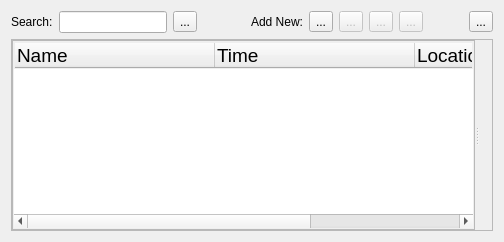
      <widget class="QWidget" name="AnimalsTab">
       <property name="sizePolicy">
        <sizepolicy hsizetype="Expanding" vsizetype="Expanding">
         <horstretch>0</horstretch>
         <verstretch>0</verstretch>
        </sizepolicy>
       </property>
       <attribute name="title">
        <string>Animal Data</string>
       </attribute>
       <layout class="QVBoxLayout" name="verticalLayout_3">
        <item>
         <layout class="QHBoxLayout" name="horizontalLayout_13">
          <item>
           <widget class="QLabel" name="label_8">
            <property name="text">
             <string>Search:</string>
            </property>
           </widget>
          </item>
          <item>
           <widget class="QLineEdit" name="lineEdit"/>
          </item>
          <item>
           <widget class="QToolButton" name="searchToolButton">
            <property name="text">
             <string>...</string>
            </property>
            <property name="icon">
             <iconset resource="media.qrc">
              <normaloff>:/HydraBot/Media/search_blue_48.png</normaloff>:/HydraBot/Media/search_blue_48.png</iconset>
            </property>
            <property name="iconSize">
             <size>
              <width>48</width>
              <height>48</height>
             </size>
            </property>
           </widget>
          </item>
          <item>
           <spacer name="horizontalSpacer_5">
            <property name="orientation">
             <enum>Qt::Horizontal</enum>
            </property>
            <property name="sizeType">
             <enum>QSizePolicy::Fixed</enum>
            </property>
            <property name="sizeHint" stdset="0">
             <size>
              <width>48</width>
              <height>20</height>
             </size>
            </property>
           </spacer>
          </item>
          <item>
           <widget class="QLabel" name="label_19">
            <property name="text">
             <string>Add New:</string>
            </property>
           </widget>
          </item>
          <item>
           <widget class="QToolButton" name="addStockToolButton">
            <property name="toolTip">
             <string>New Stock</string>
            </property>
            <property name="text">
             <string>...</string>
            </property>
            <property name="icon">
             <iconset resource="media.qrc">
              <normaloff>:/HydraBot/Media/stock_48.png</normaloff>:/HydraBot/Media/stock_48.png</iconset>
            </property>
            <property name="iconSize">
             <size>
              <width>48</width>
              <height>48</height>
             </size>
            </property>
           </widget>
          </item>
          <item>
           <widget class="QToolButton" name="addAnimalToolButton">
            <property name="enabled">
             <bool>false</bool>
            </property>
            <property name="toolTip">
             <string>New Animal</string>
            </property>
            <property name="text">
             <string>...</string>
            </property>
            <property name="icon">
             <iconset resource="media.qrc">
              <normaloff>:/HydraBot/Media/watermelon_48.png</normaloff>:/HydraBot/Media/watermelon_48.png</iconset>
            </property>
            <property name="iconSize">
             <size>
              <width>48</width>
              <height>48</height>
             </size>
            </property>
           </widget>
          </item>
          <item>
           <widget class="QToolButton" name="addColonyToolButton">
            <property name="enabled">
             <bool>false</bool>
            </property>
            <property name="toolTip">
             <string>New Colony</string>
            </property>
            <property name="text">
             <string>...</string>
            </property>
            <property name="icon">
             <iconset resource="media.qrc">
              <normaloff>:/HydraBot/Media/fishbowl_48.png</normaloff>:/HydraBot/Media/fishbowl_48.png</iconset>
            </property>
            <property name="iconSize">
             <size>
              <width>48</width>
              <height>48</height>
             </size>
            </property>
           </widget>
          </item>
          <item>
           <widget class="QToolButton" name="addEventToolButton">
            <property name="enabled">
             <bool>false</bool>
            </property>
            <property name="toolTip">
             <string>New Event</string>
            </property>
            <property name="text">
             <string>...</string>
            </property>
            <property name="icon">
             <iconset resource="media.qrc">
              <normaloff>:/HydraBot/Media/event_48.png</normaloff>:/HydraBot/Media/event_48.png</iconset>
            </property>
            <property name="iconSize">
             <size>
              <width>48</width>
              <height>48</height>
             </size>
            </property>
           </widget>
          </item>
          <item>
           <spacer name="horizontalSpacer">
            <property name="orientation">
             <enum>Qt::Horizontal</enum>
            </property>
            <property name="sizeHint" stdset="0">
             <size>
              <width>40</width>
              <height>20</height>
             </size>
            </property>
           </spacer>
          </item>
          <item>
           <widget class="QToolButton" name="dataToolButton">
            <property name="toolTip">
             <string>Animal Data Settings...</string>
            </property>
            <property name="text">
             <string>...</string>
            </property>
            <property name="icon">
             <iconset resource="media.qrc">
              <normaloff>:/HydraBot/Media/settings_48.png</normaloff>:/HydraBot/Media/settings_48.png</iconset>
            </property>
            <property name="iconSize">
             <size>
              <width>48</width>
              <height>48</height>
             </size>
            </property>
           </widget>
          </item>
         </layout>
        </item>
        <item>
         <widget class="QSplitter" name="databaseSplitter">
          <property name="sizePolicy">
           <sizepolicy hsizetype="Expanding" vsizetype="Expanding">
            <horstretch>0</horstretch>
            <verstretch>0</verstretch>
           </sizepolicy>
          </property>
          <property name="frameShape">
           <enum>QFrame::StyledPanel</enum>
          </property>
          <property name="frameShadow">
           <enum>QFrame::Plain</enum>
          </property>
          <property name="orientation">
           <enum>Qt::Horizontal</enum>
          </property>
          <property name="opaqueResize">
           <bool>true</bool>
          </property>
          <property name="childrenCollapsible">
           <bool>true</bool>
          </property>
          <widget class="QTreeWidget" name="databaseTreeWidget">
           <property name="sizePolicy">
            <sizepolicy hsizetype="Expanding" vsizetype="Expanding">
             <horstretch>0</horstretch>
             <verstretch>0</verstretch>
            </sizepolicy>
           </property>
           <property name="minimumSize">
            <size>
             <width>0</width>
             <height>0</height>
            </size>
           </property>
           <property name="font">
            <font>
             <pointsize>14</pointsize>
            </font>
           </property>
           <property name="contextMenuPolicy">
            <enum>Qt::CustomContextMenu</enum>
           </property>
           <property name="styleSheet">
            <string notr="true">padding: 1px;</string>
           </property>
           <property name="alternatingRowColors">
            <bool>true</bool>
           </property>
           <property name="iconSize">
            <size>
             <width>24</width>
             <height>24</height>
            </size>
           </property>
           <property name="animated">
            <bool>true</bool>
           </property>
           <property name="allColumnsShowFocus">
            <bool>true</bool>
           </property>
           <property name="wordWrap">
            <bool>true</bool>
           </property>
           <property name="columnCount">
            <number>4</number>
           </property>
           <attribute name="headerDefaultSectionSize">
            <number>200</number>
           </attribute>
           <attribute name="headerHighlightSections">
            <bool>true</bool>
           </attribute>
           <attribute name="headerMinimumSectionSize">
            <number>100</number>
           </attribute>
           <attribute name="headerStretchLastSection">
            <bool>false</bool>
           </attribute>
           <column>
            <property name="text">
             <string>Name</string>
            </property>
            <property name="font">
             <font>
              <pointsize>14</pointsize>
             </font>
            </property>
           </column>
           <column>
            <property name="text">
             <string>Time                    </string>
            </property>
            <property name="font">
             <font>
              <pointsize>14</pointsize>
             </font>
            </property>
            <property name="textAlignment">
             <set>AlignLeading|AlignVCenter</set>
            </property>
           </column>
           <column>
            <property name="text">
             <string>Location</string>
            </property>
            <property name="font">
             <font>
              <pointsize>14</pointsize>
             </font>
            </property>
            <property name="textAlignment">
             <set>AlignLeading|AlignVCenter</set>
            </property>
           </column>
           <column>
            <property name="text">
             <string>Population</string>
            </property>
            <property name="font">
             <font>
              <pointsize>14</pointsize>
             </font>
            </property>
            <property name="textAlignment">
             <set>AlignLeading|AlignVCenter</set>
            </property>
           </column>
          </widget>
          <widget class="QLabel" name="databaseImageLabel">
           <property name="sizePolicy">
            <sizepolicy hsizetype="Minimum" vsizetype="Preferred">
             <horstretch>0</horstretch>
             <verstretch>0</verstretch>
            </sizepolicy>
           </property>
           <property name="contextMenuPolicy">
            <enum>Qt::CustomContextMenu</enum>
           </property>
           <property name="frameShadow">
            <enum>QFrame::Plain</enum>
           </property>
           <property name="text">
            <string/>
           </property>
           <property name="pixmap">
            <pixmap>:/HydraBot/media/Media/Hydra Fluor crop.jpg</pixmap>
           </property>
           <property name="scaledContents">
            <bool>false</bool>
           </property>
           <property name="alignment">
            <set>Qt::AlignRight|Qt::AlignTrailing|Qt::AlignVCenter</set>
           </property>
          </widget>
         </widget>
        </item>
       </layout>
      </widget>
